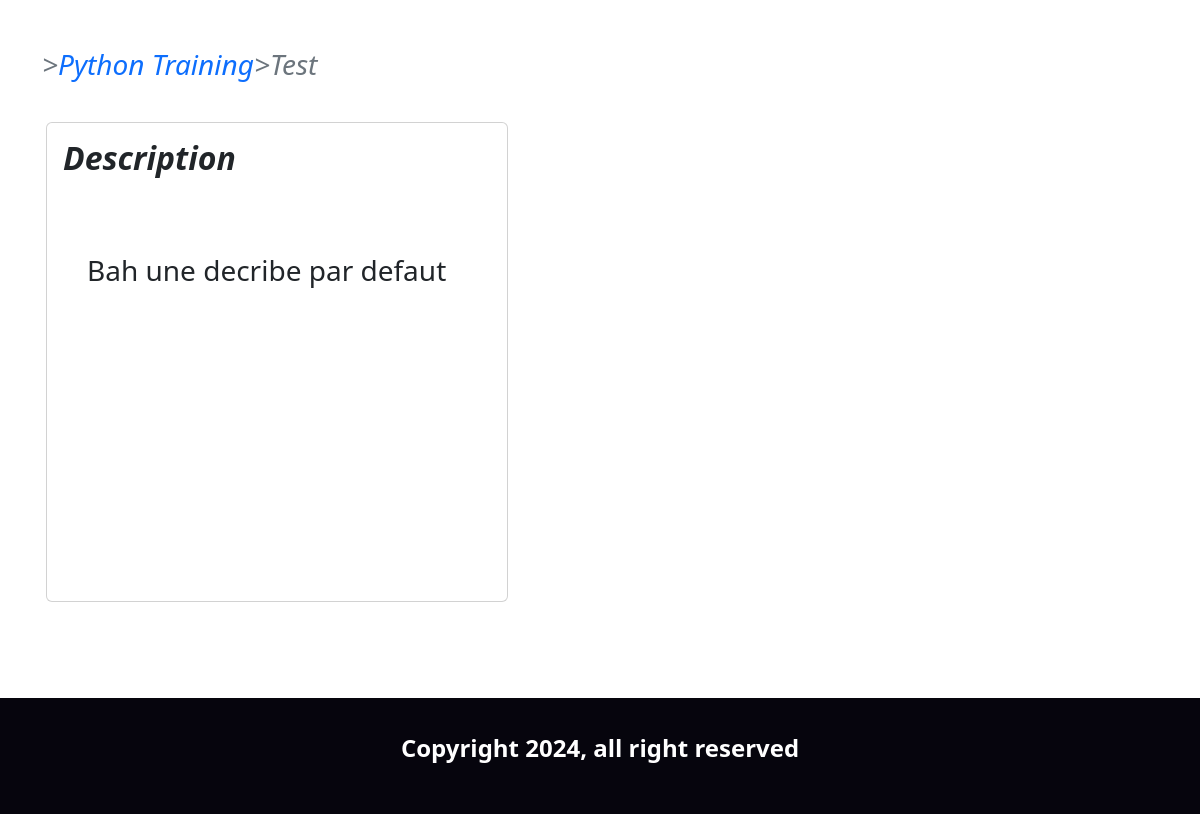
/user/python-training/python-training-test/ (signed in), run on the app's committed database.
### adminApp/models.py (models this page shows, shortened)
class Cour(models.Model):
    title=models.CharField(max_length=50,verbose_name='Titre')
    description=models.TextField(blank=True)
    file=models.FileField(upload_to='Cours_files',null=True,blank=True)
    view=models.IntegerField(default=0)
    slug=models.SlugField(null=True)
    matiere=models.ForeignKey(Matiere,on_delete=models.CASCADE)
    def checked(self):
        return not (not self.file and not self.description)
    def save(self, *args, **kwargs):
        self.title=self.title.title()
        self.slug=self.getSlug
        if self.checked():
            return super().save(*args,**kwargs)
    @property
    def getSlug(self):
        return slugify(f"{self.matiere.getSlug}-{self.title.lower()}")
    class Meta:
        verbose_name="Cour"

class Matiere(models.Model):
    title=models.CharField(max_length=50,unique=True,verbose_name='Titre')
    slug=models.SlugField(unique=True,null=True)
    @property
    def getSlug(self):
        return slugify(self.title.lower())
    class Meta:
        verbose_name="Matiere"

### userApp/views.py (the view)
# urls.py: path('<slug:matiere>/<slug:cours>/',cours,name='cour.vue'),
@login_required
def cours(request,matiere,cours):
    mat=get_object_or_404(Matiere,slug=matiere)
    cour=get_object_or_404(Cour,matiere=mat,slug=cours)
    cour.view+=1
    cour.save()
    if cour.file:
        type=str(cour.file).split('.')[-1]
        if type in ['mp3','mp4','mkv','wepm','flv','avi']:
            return render(request,'userApp/videoCourses.html',context={'cour':cour})
        elif type=="pdf":
            return render(request,'userApp/pdfCourses.html',context={'cour':cour})
    return render(request,'userApp/show.html',context={'cour':cour})

### userApp/templates/userApp/show.html (shortened to what this page needs)
{% extends "default.html" %}
{% load static %}
{% block content %}
    <div class="container">
        <h3 class="fst-italic text-secondary">><a class="" style="text-decoration: none;" href="{% url 'user:matiere.vue' matiere=cour.matiere.slug %}">{{cour.matiere.title}}</a>>{{cour.title}}</h3>
        <div class="row mt-4 p-3">
            <div class="col-md-5 card p-3" style="height: 60vh;overflow: auto;">
                <h2 class="fst-italic fw-bold mb-4">Description</h2>
                {% if cour.description %}
                    <p class="fs-3 ms-4 mt-lg-5">{{cour.description}}</p>
                {% else %}
                    <p class="fs-4 ms-4 mt-lg-5 fst-italic">Aucune description pour cet cours</p>
                {% endif %}
            </div>
            <div class="col-md-7 d-flex justify-content-center mt-4">
            </div>
        </div>
    </div>
    <footer class="footer">
        <p>Copyright 2024, all right reserved</p>
    </footer>
{% endblock content %}

### userApp/templates/userApp/show.html (style rules this page uses)
.footer { padding: 2rem; background-color: #06050d; margin-top: 5rem; }
.footer p { font-size: 1.5rem; font-weight: 600; color: #fff; text-align: center; }

### data on the page
Cour: matiere "Python Training", title "Test", description "Bah une decribe par defaut"
